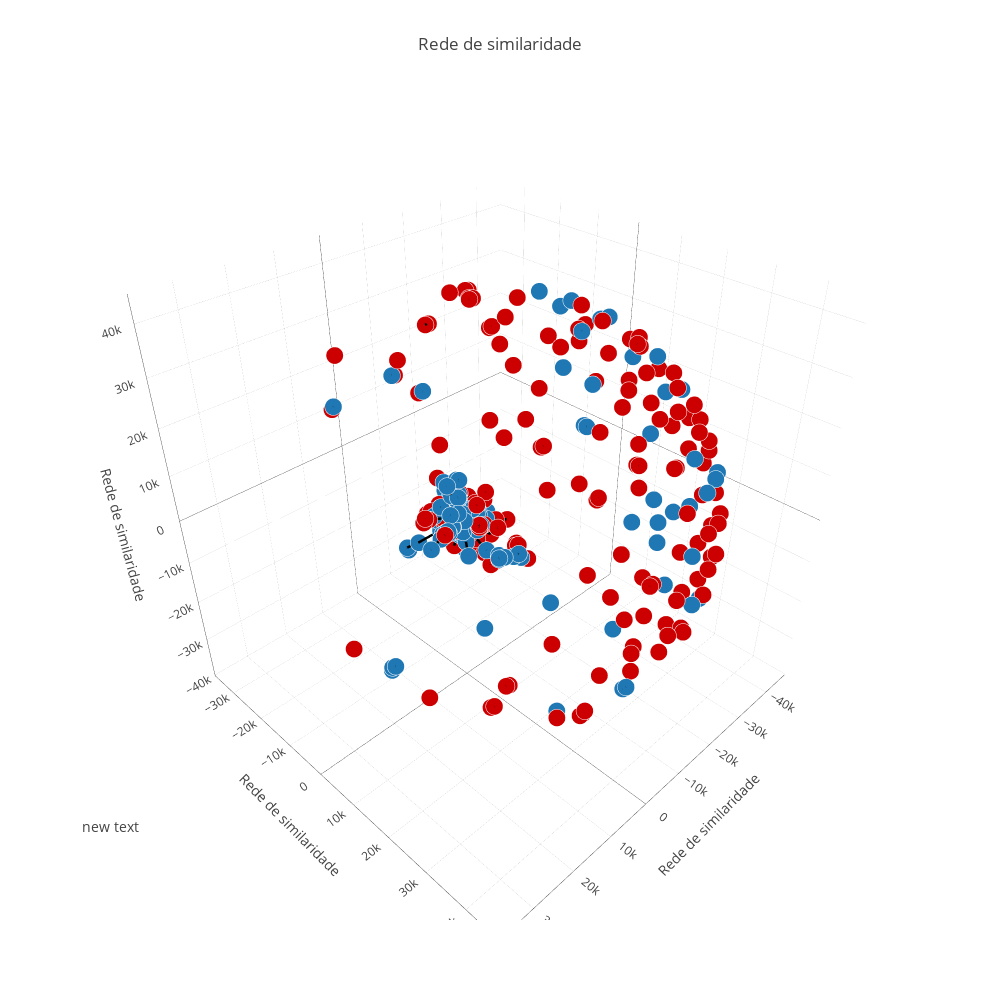

Write notebook code for a chart like this one.
### Markdown cell above
<p>Código para geração do gráfico</p>

### Code cell
def get_3d_traces_layout(nodes, edges, colors):
    edge_trace = go.Scatter3d(
        visible=True,
        x=edges[0],
        y=edges[1],
        z=edges[2],
        mode='lines',
        hoverinfo='none',
        line=dict(
            color='#000000',
            width=5,
        ),
    )

    node_trace = go.Scatter3d(
        x=nodes[0],
        y=nodes[1],
        z=nodes[2],
        mode='markers',
        showlegend=False,
        hoverinfo='none',    
        marker=dict(
            symbol='circle',
            size=6,
            color=colors,
            colorscale='Viridis',
            line=dict(
                color='#FFFFFF',
                width=0.5
            )
        )
    )

    axis=dict(
        showbackground=True,
        showline=True,
        zeroline=True,
        showgrid=True,
        showticklabels=True,
        title='Rede de similaridade'
    )

    plot_layout = go.Layout(
        title='Rede de similaridade',
        width=1000,
        height=1000,
        scene=dict(
            xaxis=dict(axis),
            yaxis=dict(axis),
            zaxis=dict(axis),
        ),
        margin=dict(
            t=100
        ),
        showlegend=False,
        hovermode='closest',
        annotations=[
            dict(
                showarrow=False,
                xref='paper',
                yref='paper',
                x=0,
                y=0.1,
                xanchor='left',
                yanchor='bottom',
                font=dict(
                    size=14
                )
            )]
    )
    return node_trace, edge_trace, plot_layout

node_trace, edge_trace, plot_layout = get_3d_traces_layout(nodes, edges, colors)

data=[node_trace, edge_trace]
fig=go.Figure(data=data, layout=plot_layout)
iplot(fig)

### Figure 1 — Plotly figure (JSON) as saved in the notebook; plotly's stock layout.template omitted (floating-point values rounded to 4 significant figures; data arrays with more than 128 entries replaced by an {"elided": "..."} marker saying what was removed)
{"data": [{"hoverinfo": "none", "marker": {"color": {"elided": "422 str values"}, "colorscale": "Viridis", "line": {"color": "#FFFFFF", "width": 0.5}, "size": 6, "symbol": "circle"}, "mode": "markers", "showlegend": false, "type": "scatter3d", "uid": "b17c12cb-079a-4701-83d8-cfa326be6b4a", "x": {"elided": "422 float values"}, "y": {"elided": "422 float values"}, "z": {"elided": "422 float values"}}, {"hoverinfo": "none", "line": {"color": "#000000", "width": 5}, "mode": "lines", "type": "scatter3d", "uid": "ad3c912e-37cd-4e3d-a226-109b3e23b685", "visible": true, "x": {"elided": "8964 float values"}, "y": {"elided": "8964 float values"}, "z": {"elided": "8964 float values"}}], "layout": {"annotations": [{"font": {"size": 14}, "showarrow": false, "x": 0, "xanchor": "left", "xref": "paper", "y": 0.1, "yanchor": "bottom", "yref": "paper"}], "height": 1000, "hovermode": "closest", "margin": {"t": 100}, "scene": {"xaxis": {"showbackground": true, "showgrid": true, "showline": true, "showticklabels": true, "title": "Rede de similaridade", "zeroline": true}, "yaxis": {"showbackground": true, "showgrid": true, "showline": true, "showticklabels": true, "title": "Rede de similaridade", "zeroline": true}, "zaxis": {"showbackground": true, "showgrid": true, "showline": true, "showticklabels": true, "title": "Rede de similaridade", "zeroline": true}}, "showlegend": false, "title": "Rede de similaridade", "width": 1000}}
